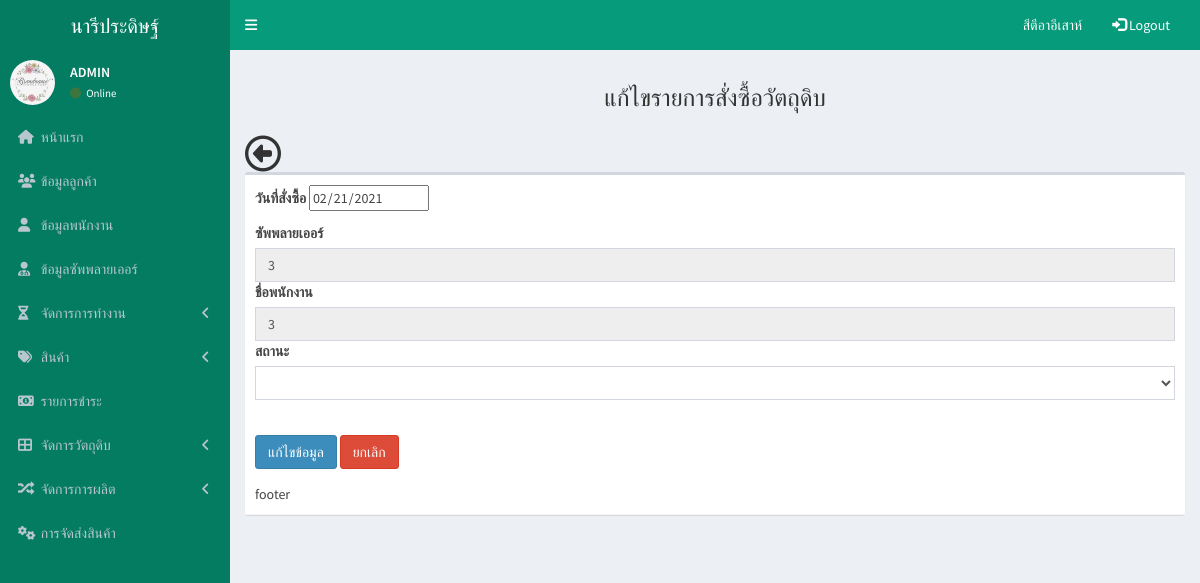
Page /pages/meterial_order/order_meterial_form_update.php?txtid=1 (signed in) on the committed database.
### tables this page shows
CREATE TABLE `order_material` (
  `order_material_id` int(10) NOT NULL,
  `order_material_date` varchar(15) NOT NULL,
  `supplier_id` int(10) NOT NULL,
  `employee_id` int(10) NOT NULL,
  `status` varchar(30) NOT NULL DEFAULT 'รอการอนุมัติ'
);

### pages/meterial_order/order_meterial_form_update.php (the view, shortened to what this page needs)
<html>
<head>
    <link rel="stylesheet" href="../../bower_components/bootstrap/dist/css/bootstrap.min.css">
    <link rel="stylesheet" href="../../bower_components/font-awesome/css/font-awesome.min.css">
    <link rel="stylesheet" href="../../bower_components/Ionicons/css/ionicons.min.css">
    <link rel="stylesheet" href="../../dist/css/AdminLTE.min.css">
    <link rel="stylesheet" href="../../dist/css/skins/_all-skins.min.css">
</head>
<body class="hold-transition skin-blue sidebar-mini">
    <div class="wrapper">
        <header class="main-header">
            <a href="../admin/admin.php" class="logo">
                <span class="logo-lg">นารีประดิษฐ์</span>
            </a>
            <?php
    include('../bar/navbar.php');
    include('../bar/sidebar.php');
    ?>
            <?php
                include("db.php");
             ?>
            <div class="content-wrapper">
                <section class="content-header">
                    <center>
                        <h3>แก้ไขรายการสั่งซื้อวัตถุดิบ</h3>
                    </center>
                </section>
                <?php
                    $order_material_id = $_REQUEST['txtid'];
                    $sql = "SELECT * FROM order_material WHERE order_material_id='$order_material_id' ";
                    $result = $conn->query($sql);
                    $row = mysqli_fetch_assoc($result);
                ?>
                <section class="content">
                    <i class="fa fa-arrow-circle-o-left" style="font-size:36px" onClick="history.go(-1);"></i>
                    <div class="box">
                        <div class="box-header with-border">
                            <form action="order_meterial_update.php?txtid=<?php echo $order_material_id; ?>" method="post"
                                novalidate="novalidate">
                                <div>
                                    <p>
                                        <label for="order_material_date">วันที่สั่งซื้อ</label>
                                        <input type="date" id="date" name="order_material_date" Readonly value="<?php echo $row['order_material_date']?>">
                                    </p>
                                </div>
                                <label for="supplier_id">ซัพพลายเออร์</label>
                                <input autocomplete="off" type="text" name="supplier_id" class="form-control" Readonly
                                    list='list1' required value="<?php echo $row["supplier_id"]?>">
                                <div class="form-group">
                                    <label for="employee_id">ชื่อพนักงาน</label>
                                    <input type="text" name="employee_id" class="form-control" placeholder="ชื่อพนักงาน" Readonly
                                        list='list3' value="<?php echo $row["employee_id"]?>" />
                                    <?php $sql = "SELECT * FROM employee"; $result = $conn->query($sql); ?>
                                        <?php while($row = mysqli_fetch_assoc($result)) {?>
                                        <option
                                            value="<?php echo $row["employee_id"]?>&nbsp;&nbsp;&nbsp;-->&nbsp; <?php echo $row["employee_name"]?>">
                                        </option>
                                        <?php } ?>
                                    <div class="form-group">
                                        <label for=	"status">สถานะ</label>
                                        <select type="text" name="status" class="form-control">
                                        <option><?php echo $row['status']?></option>
                                        <option class="bg-success"></option>
                                    </select><br>
                                    </div>
                                    <button type="submit" name="update" class="btn btn-primary">แก้ไขข้อมูล</button>
                                    <button type="submit" name="delete" class="btn btn-danger">ยกเลิก </button>
                            </form>
                        </div>
                        footer
                    </div>
                </section>
            </div>
</body>
</html>

### rows in the picture
order_material: order_material_date "02/21/2021", supplier_id "3", employee_id "3"

### other values in the picture
$_SESSION["username"] "สีตีอาอีเสาห์"
